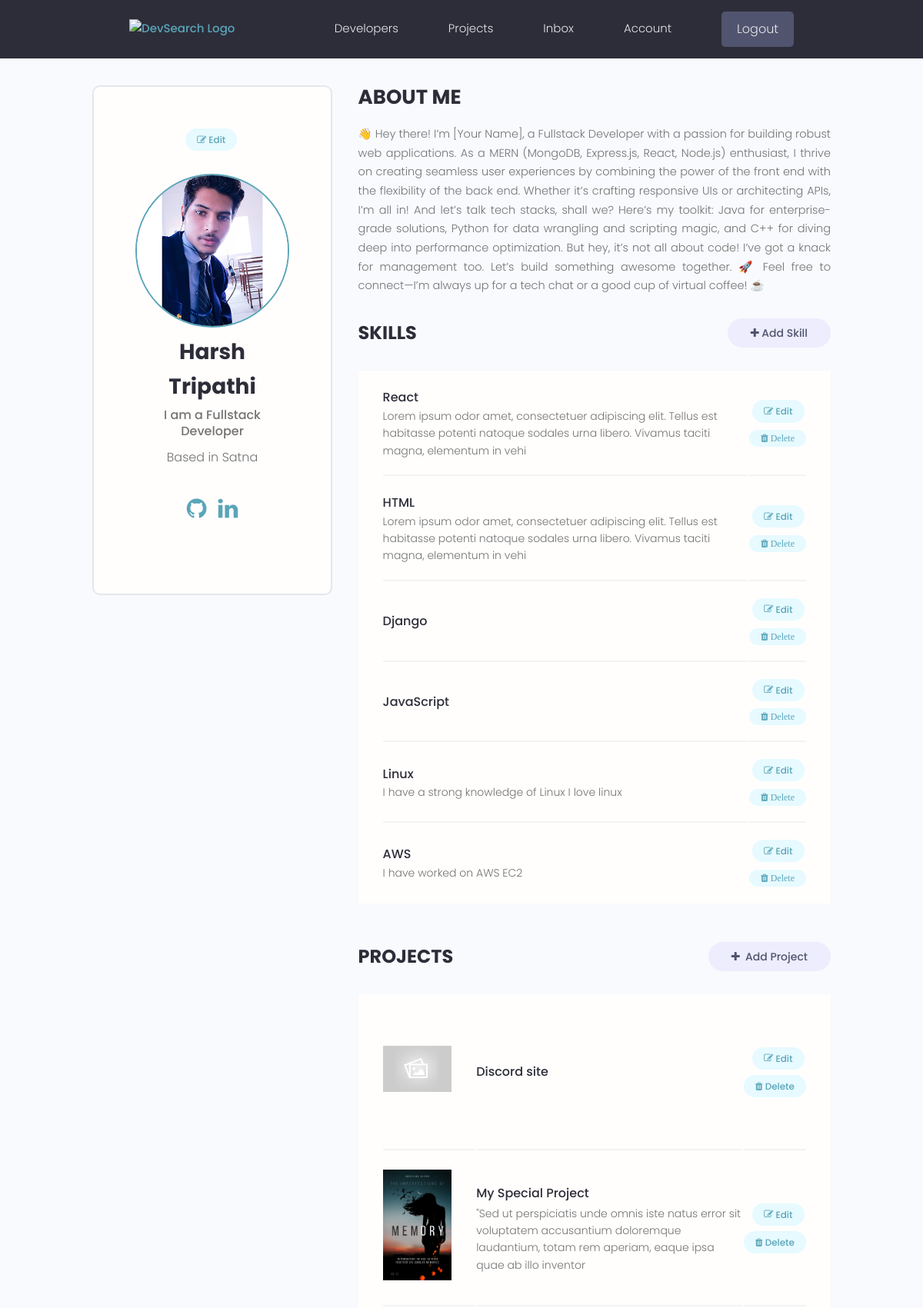
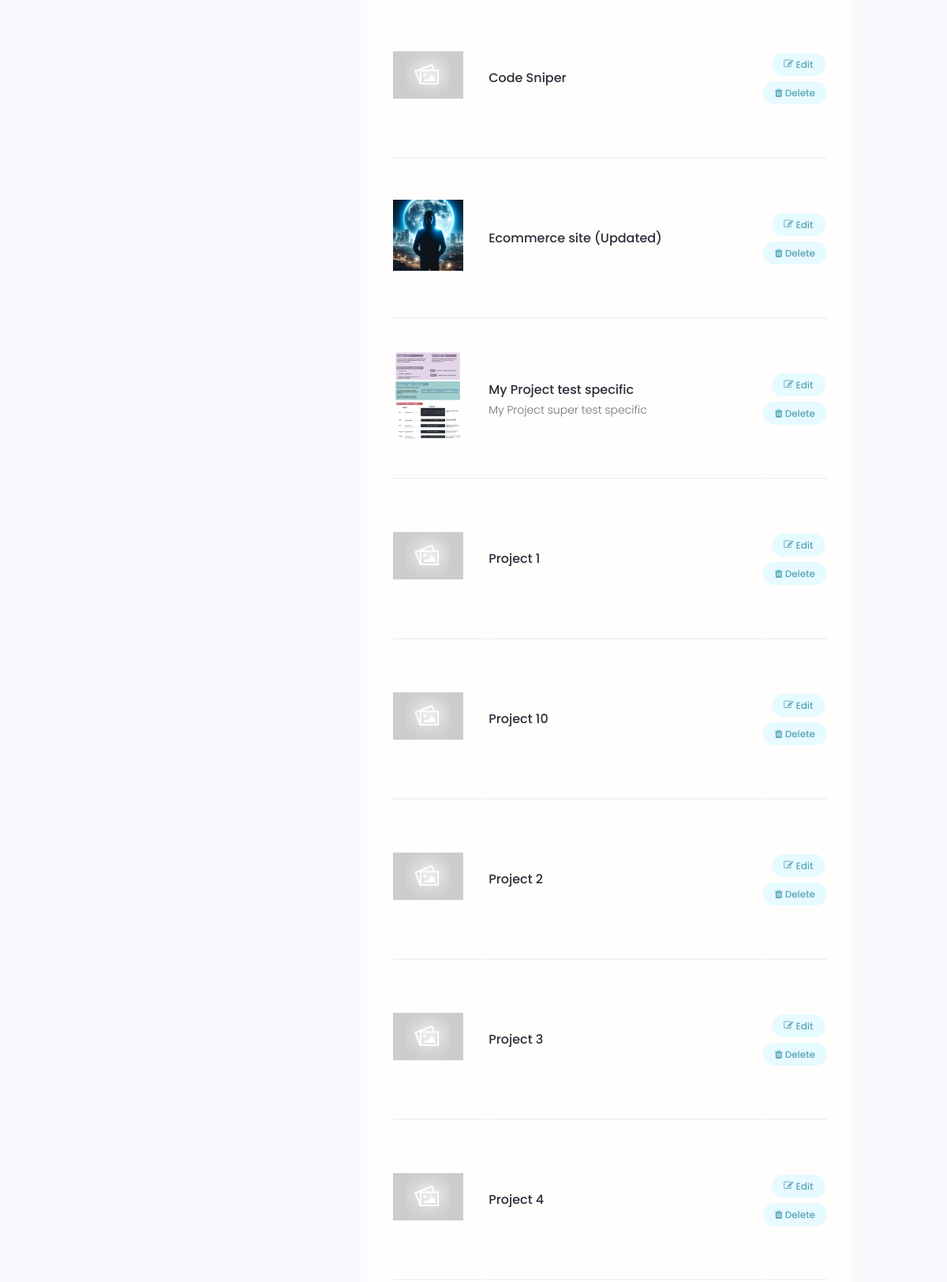
The app's page /account/ (signed in, upper part) with its own data (2 pictures, top to bottom).
### users/models.py (models this page shows, shortened)
class Profile(models.Model):
    user  = models.OneToOneField(User, on_delete=models.CASCADE, null=True,blank=True)
    name = models.CharField(max_length=200, blank=True, null=True)
    email = models.EmailField(max_length=500, blank=True, null=True)
    username = models.CharField(max_length=200,blank=True,null=True)
    location = models.CharField(max_length=200,blank=True,null=True)
    short_intro = models.CharField(max_length=200,blank=True,null=True)
    bio = models.TextField(blank=True, null=True)
    profile_image = models.ImageField(null=True,blank=True,upload_to='profiles/', default="profiles/user_default.png")
    social_github = models.CharField(max_length=800, blank=True, null=True)
    social_twitter = models.CharField(max_length=800, blank=True, null=True)
    social_linkedin = models.CharField(max_length=800, blank=True, null=True)
    social_website = models.CharField(max_length=800, blank=True, null=True)
    created = models.DateTimeField(auto_now_add=True)
    id = models.UUIDField(default=uuid.uuid4, unique=True, primary_key=True,editable=False)
    class Meta:
        ordering = ["created"]
    @property
    def imageURL(self):
        try:
            url = self.profile_image.url
        except:
            url = ""
        return url

class Skill(models.Model):
    owner = models.ForeignKey(Profile, on_delete=models.CASCADE, blank=True, null=True)
    name =  models.CharField(max_length=200,blank=True,null=True)
    description = models.TextField(null=True, blank=True)
    created = models.DateTimeField(auto_now_add=True)
    id = models.UUIDField(default=uuid.uuid4, unique=True, primary_key=True,editable=False)

### projects/models.py (models this page shows, shortened)
class Project(models.Model):
    owner = models.ForeignKey(Profile, null=True, blank=True, on_delete=models.CASCADE)
    title = models.CharField(max_length=200)
    description = models.TextField(null=True, blank=True)
    featured_image = models.ImageField(null=True, blank=True, default="default.jpg")
    demo_link = models.CharField(max_length=2000,null=True, blank=True)
    source_link = models.CharField(max_length=2000,null=True, blank=True)
    tags = models.ManyToManyField('Tag',blank=True)
    vote_total = models.IntegerField(default=0, null=True,blank=True)
    vote_ratio = models.IntegerField(default=0, null=True,blank=True)
    created = models.DateTimeField(auto_now_add=True)
    id = models.UUIDField(default=uuid.uuid4, unique=True, primary_key=True,editable=False)
    class Meta:
        ordering = ['-vote_ratio', '-vote_total', 'title']
    @property
    def imageURL(self):
        try:
            url = self.featured_image.url
        except:
            url = ""
        return url

### users/views.py (the view)
# urls.py: path('account/', views.userAccount, name="account"),
def userAccount(request):
    profile = request.user.profile
    skills = profile.skill_set.all()
    projects = profile.project_set.all()
    context = {'profile': profile, 'skills': skills, 'projects': projects}
    return render(request, 'users/account.html', context)

### users/templates/users/account.html (shortened to what this page needs)
{% extends 'main.html' %}
{% block content %}
<main class="settingsPage profile my-md">
  <div class="container">
    <div class="layout">
      <div class="column column--1of3">
        <div class="card text-center">
          <div class="card__body dev">
             <a class="tag tag--pill tag--main settings__btn" href="{% url 'edit-account' %}"><i class="fa fa-edit"></i>&nbsp;Edit </a>
            <img class="avatar avatar--xl dev__avatar" src="{{profile.imageURL}}" />
            <h2 class="dev__name">{{profile.name}}</h2>
            <p class="dev__title">{{profile.short_intro}}</p>
            <p class="dev__location">Based in {{profile.location}}</p>
            <ul class="dev__social">
                {% if profile.social_github %}
              <li>
                <a title="Github"  class="socialIcon"  href="{{profile.social_github}}" target="_blank"><i  class="fa fa-github"></i></a>
              </li>
              {% endif %}
              {% if profile.social_linkedin %}
              <li>
                <a title="LinkedIn" class="socialIcon"  href="{{profile.social_linkedin}}" target="_blank"><i
                    class="fa fa-linkedin"></i></a>
              </li>
              {% endif %}
            </ul>
          </div>
        </div>
      </div>
      <div class="column column--2of3">
        <div class="devInfo">
          <h3 class="devInfo__title">About Me</h3>
          <p class="devInfo__about">{{profile.bio}}</p>
        </div>
        <div class="settings">
          <h3 class="settings__title">Skills</h3>
        <a class="tag tag--pill tag--sub settings__btn tag--lg" href="{% url 'create-skill' %}"><i
              class="fa fa-plus"></i>&nbsp;Add Skill</a>
        </div>
        <table class="settings__table">
          {% for skill in skills %}
          <tr>
            <td class="settings__tableInfo">
              <h4>{{skill.name}}</h4>
              <p>
                {{skill.description|slice:"150"}}
              </p>
            </td>
            <td class="settings__tableActions">
              <a class="tag tag--pill tag--main settings__btn" href="{% url 'update-skill' skill.id %}"><i
                  class="fa fa-edit"></i>&nbsp;Edit</a>
              <a class="tag tag--pill tag--main settings__btn" href="{% url 'delete-skill' skill.id %}?next=/account"><i class="fa fa-trash">&nbsp;Delete</i>
</a>
            </td>
          </tr>
          {% endfor %}
        </table>
        <div class="settings">
          <h3 class="settings__title">Projects</h3>
          <a class="tag tag--pill tag--sub settings__btn tag--lg" href="{% url 'create-project' %}"><i
              class="fa fa-plus"></i>&nbsp; Add Project</a>
        </div>
        <table class="settings__table">
          {% for project in projects %}
          <tr>
            <td class="settings__thumbnail">
              <a href="{% url 'project' project.id %}"><img src="{{project.imageURL}}" alt="Project Thumbnail" /></a>
            </td>
            <td class="settings__tableInfo">
              <a href="{% url 'project' project.id %}">{{project.title}}</a>
              <p>{{project.description|slice:"150"}}</p>
            </td>
            <td class="settings__tableActions">
              <a class="tag tag--pill tag--main settings__btn" href="{% url 'update-project' project.id %}"><i
                  class="fa fa-edit"></i>&nbsp;Edit </a>
              <a class="tag tag--pill tag--main settings__btn"
                href="{% url 'delete-project'  project.id %}?next=/account"><i class="fa fa-trash"></i>
                &nbsp;Delete</a>
            </td>
          </tr>
          {% endfor %}
        </table>
      </div>
    </div>
  </div>
</main>
{% endblock %}

### static/styles/app.css (style rules this page uses)
:root { --color-sub: #2d2d39; }
.card { border: 2px solid var(--color-light); padding: 14px; }
img { width: 100%; }
.profile .card > .dev { padding: 4rem; }
.dev__avatar { display: block; margin: auto; }
.dev__name { color: var(--color-sub); font-size: 2.8rem; font-weight: 700; margin-top: 1rem; margin-bottom: 0.5rem; }
.dev__title { font-size: 1.6rem; font-weight: 500; line-height: 1.3; }
.dev__location { margin-top: 1rem; }
.dev__social { margin: 3rem 0; list-style: none; display: flex; justify-content: center; gap: 1.5rem; }
.dev__social .socialIcon { font-size: 3rem; }
.devInfo { margin-bottom: 3rem; }
.devInfo__title, .devInfo__subtitle { font-size: 2.6rem; color: var(--color-sub); text-transform: uppercase; font-weight: 700; margin-bottom: 1.5rem; }
.devInfo__about, .devSkill__info { font-size: 1.45rem; line-height: 1.7; text-align: justify; }
.settingsPage .dev > .settings__btn { display: inline-block; margin-bottom: 3rem; }
.settings { display: flex; justify-content: space-between; align-items: center; }
.settings__title { font-size: 2.4rem; text-transform: uppercase; font-weight: 700; color: var(--color-sub); }
.settings__table { margin-top: 3rem; margin-bottom: 5rem; padding: 0 3rem; background: var(--color-white); }
.settings__table tr { width: 100%; }
.settings__table tr > td { padding: 2rem 0; }
.settings__table tr:not(:last-child) td { border-bottom: 2px solid var(--color-white-light); }
.settings__thumbnail { width: 23%; min-width: 10rem; }
.settings__thumbnail img { padding-right: 3rem; height: 15rem; object-fit: contain; }
.settings__tableInfo { width: 100%; }
.settings__tableInfo h4, .settings__tableInfo a { padding-right: 1rem; width: auto; font-size: 1.6rem; font-weight: 500; color: var(--color-sub); }
.settings__tableInfo p { font-size: 1.4rem; }
.settings__tableActions { text-align: right; }

### static/uikit/styles/modules/_variables.css (style rules this page uses)
:root { --color-main: #5aa5b9; --color-main-light: #e6faff; --color-sub: #3f4156; --color-sub-light: #51546e; --color-sub-lighter: #ededfd; --color-text: #737373; --color-gray: #8b8b8b; --color-light: #e5e7eb; --color-light-gray: #767676; --color-bg: #f8fafd; --color-white: #fffefd; --color-white-light: #f3f3f3; --color-success: #359e64; --color-success-bg: #def8e8; --color-error: #fc4b0b; --color-error-bg: #fff2ee; --font-base: 'Poppins', arial, helvetica, 'Segoe UI', roboto, ubuntu, sans-serif; --font-monospace: 'Fira Code', 'Courier New', courier, monospace; --font-regular: 300; --font-medium: 500; --font-bold: 700; --generic-shadow: 1px 1px 5px #00000010; --generic-transition: all 0.3s ease-in-out; }

### static/uikit/styles/modules/_base.css (style rules this page uses)
* { margin: 0; padding: 0; box-sizing: border-box; text-rendering: optimizeLegibility; color: inherit; font-size: inherit; }
html { font-size: 50%; }
@media only screen and (min-width: 480px) { html { font-size: 56.25%; } }
@media only screen and (min-width: 1200px) { html { font-size: 62.5%; } }
body { line-height: 1.6; font-weight: 400; font-size: 1.5rem; color: var(--color-text); background-color: var(--color-bg); min-height: 100vh; }

### static/uikit/styles/modules/_typography.css (style rules this page uses)
* { font-family: var(--font-base); }
h2 { font-size: 3.6rem; font-weight: var(--font-bold); }
h3 { font-size: 3.2rem; font-weight: var(--font-medium); }
h4 { font-size: 2.8rem; font-weight: var(--font-medium); }
p, span, strong { font-size: 1.6rem; color: var(--color-text); font-weight: var(--font-regular); }
a { padding-bottom: 2px; text-decoration: none; display: inline-block; color: var(--color-main); font-weight: var(--font-medium); }
.socialIcon { font-size: 200px; }

### static/uikit/styles/modules/_utilities.css (style rules this page uses)
.container { width: 92%; max-width: 165rem; margin: 0 auto; box-sizing: border-box; }
@media screen and (min-width: 1000px) { .container { width: 90%; } }
@media screen and (min-width: 1200px) { .container { width: 80%; } }
.text-center { text-align: center; }
.my-md { margin: 3rem auto; }

### static/uikit/styles/modules/_avatar.css (style rules this page uses)
.avatar { border-radius: 50%; border: 2px solid var(--color-main); object-fit: cover; }
.avatar--xl { height: 20rem; width: 20rem; }

### static/uikit/styles/modules/_card.css (style rules this page uses)
.card { border-radius: 1rem; background-color: var(--color-white); border: 1.5px solid var(--color-light); width: auto; height: auto; margin-top: 0.5rem; margin-bottom: 0.5rem; overflow: hidden; }
.card__body, .card__header { padding: 2rem 2.5rem; }

### static/uikit/styles/modules/_layout.css (style rules this page uses)
.layout { display: flex; flex-flow: row wrap; justify-content: space-between; }
.layout > .column { margin-bottom: 3rem; }
.layout > .column.column--1of3 { flex-basis: 30%; }
.layout > .column.column--2of3 { flex-basis: 64%; }

### records on screen
Profile: imageURL (picture), name "Harsh Tripathi", short_intro "I am a Fullstack Developer", location "Satna", bio "👋 Hey there! I’m [Your Name], a Fullstack Developer with a passion for building robust web applications. As a MERN (MongoDB, Express.js, React, Node.js) enthusiast, I thrive on creating seamless user experiences by combining the power of the front end with the flexibility of the back end. Whether it’s crafting responsive UIs or architecting APIs, I’m all in! And let’s talk tech stacks, shall we? Here’s my toolkit: Java for enterprise-grade solutions, Python for data wrangling and scripting magic, and C++ for diving deep into performance optimization. But hey, it’s not all about code! I’ve got a knack for management too. Let’s build something awesome together. 🚀 Feel free to connect—I’m…"
Skill: name "React", description "Lorem ipsum odor amet, consectetuer adipiscing elit. Tellus est habitasse potenti natoque sodales urna libero. Vivamus taciti magna, elementum in vehi"
Skill: name "HTML", description "Lorem ipsum odor amet, consectetuer adipiscing elit. Tellus est habitasse potenti natoque sodales urna libero. Vivamus taciti magna, elementum in vehi"
Skill: name "Django"
Skill: name "JavaScript"
Skill: name "Linux", description "I have a strong knowledge of Linux I love linux"
Skill: name "AWS", description "I have worked on AWS EC2"
Project: imageURL (placeholder picture), title "Discord site"
Project: imageURL (picture), title "My Special Project", description "\"Sed ut perspiciatis unde omnis iste natus error sit voluptatem accusantium doloremque laudantium, totam rem aperiam, eaque ipsa quae ab illo inventor"
Project: imageURL (placeholder picture), title "Code Sniper"
Project: imageURL (picture), title "Ecommerce site (Updated)"
Project: imageURL (picture), title "My Project test specific", description "My Project super test specific"
Project: imageURL (placeholder picture), title "Project 1"
Project: imageURL (placeholder picture), title "Project 10"
Project: imageURL (placeholder picture), title "Project 2"
Project: imageURL (placeholder picture), title "Project 3"
Project: imageURL (placeholder picture), title "Project 4"
